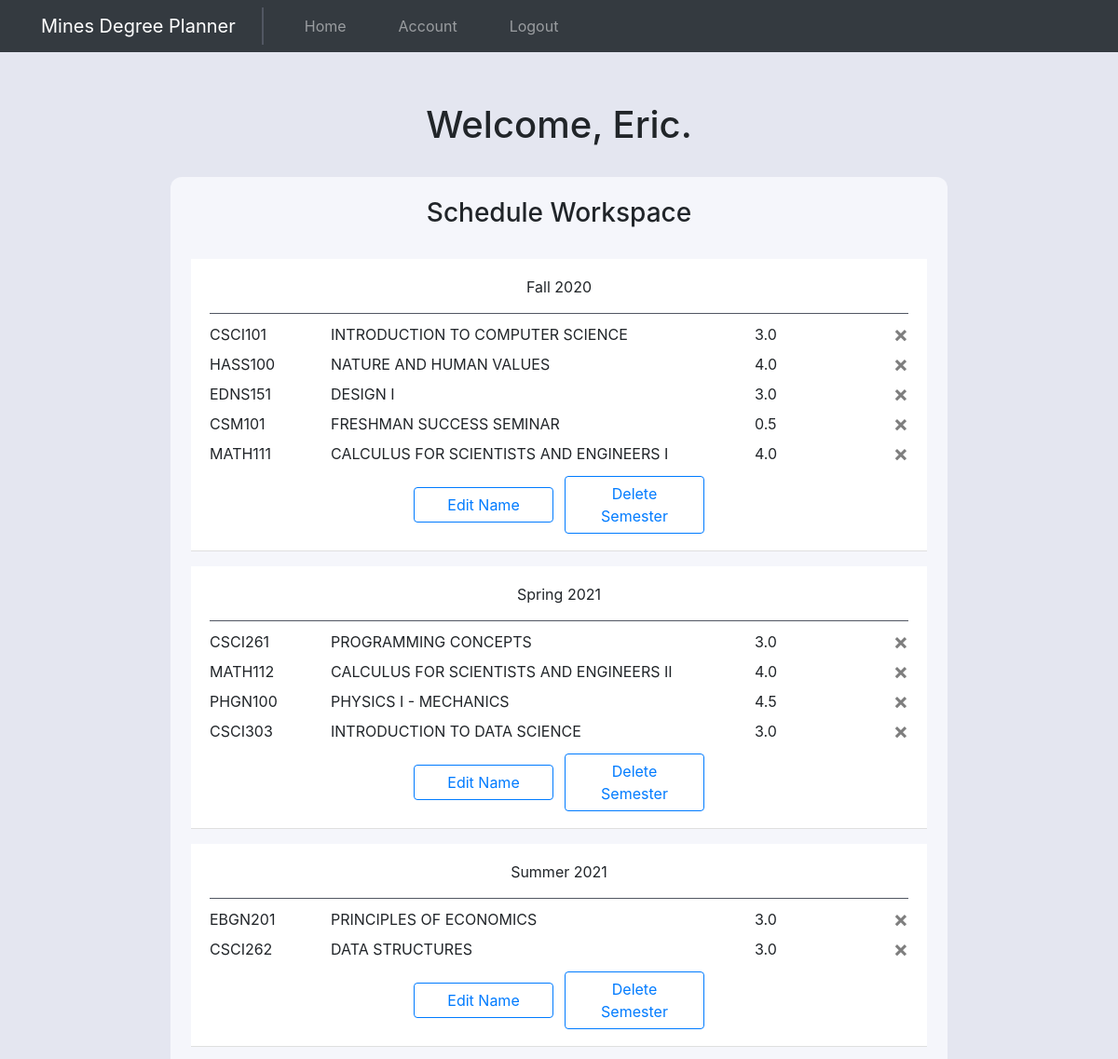
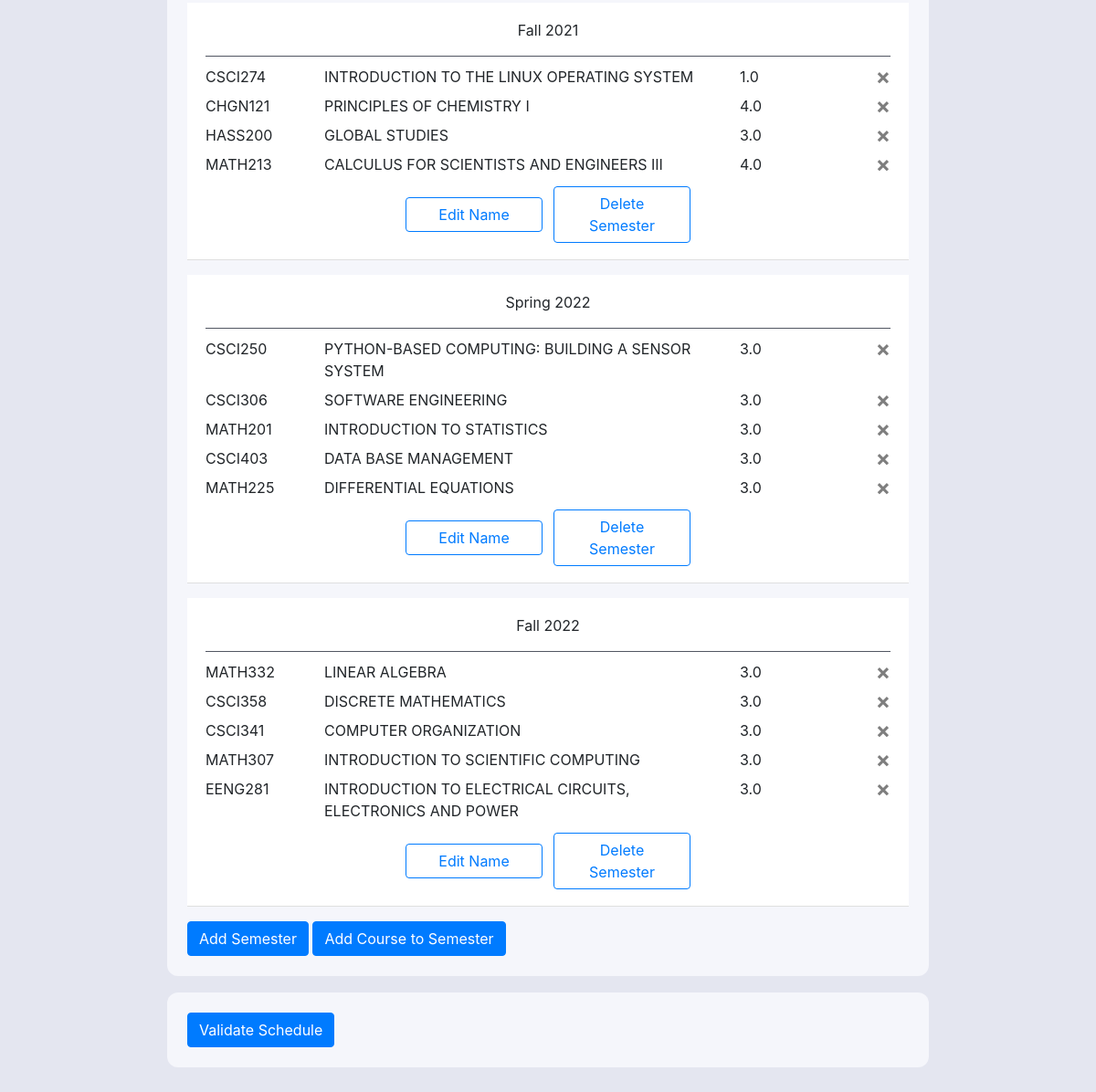
Screenshot of / (signed in) with the database file from the repository (2 pictures, top to bottom).
### website/models.py (models this page shows)
class User(db.Model, UserMixin):
    id = db.Column(db.Integer, primary_key=True)
    cwid = db.Column(db.Integer, unique=True)
    email = db.Column(db.String(150), unique=True)
    password = db.Column(db.String(150))
    first_name = db.Column(db.String(150))
    last_name = db.Column(db.String(150))
    major = db.Column(db.String(150))
    credits_taken = db.Column(db.String(10))
    class_standing = db.Column(db.String(10))
    courses = db.relationship('Course')
    semesters = db.relationship('Semester')
    num_semesters = db.Column(db.Integer)

class Semester(db.Model):
    id = db.Column(db.Integer, primary_key=True)
    semester_name = db.Column(db.String(64))
    user_id = db.Column(db.Integer, db.ForeignKey('user.id'))
    semester_number = db.Column(db.Integer)
    courses = db.relationship('Course')

class Course(db.Model):
    id = db.Column(db.Integer, primary_key=True)
    department = db.Column(db.String(4))
    course_number = db.Column(db.String(3))
    course_name = db.Column(db.String(500))
    credit_hours = db.Column(db.String(10))
    is_taken = db.Column(db.String(5))
    user_id = db.Column(db.Integer, db.ForeignKey('user.id'))
    semester_id = db.Column(db.Integer, db.ForeignKey('semester.id'))

### website/views.py (the view, shortened to what this page needs)
@views.route('/', methods=['GET', 'POST'])
@login_required
def home():
    return render_template("home.html", user=current_user)

### website/__init__.py (called while the page is built)
def create_app():
    app = Flask(__name__)
    app.config['SECRET_KEY'] = 'josiefnapwpawoj'
    app.config['SQLALCHEMY_DATABASE_URI'] = f'sqlite:///{DB_NAME}'
    db.init_app(app)
    from .views import views
    from .auth import auth
    app.register_blueprint(views, url_prefix="/")
    app.register_blueprint(auth, url_prefix="/")
    from .models import User, Course, Semester
    create_database(app)
    login_manager = LoginManager()
    login_manager.login_view = 'auth.login'
    login_manager.init_app(app)
    @login_manager.user_loader
    def load_user(id):
        return User.query.get(int(id))
    return app

### website/templates/home.html (shortened to what this page needs)
{% extends "base.html" %} {% block title %}Home{% endblock %} {% block content%}
<br />
<h1 style="text-align: center; margin-bottom: 32px">
    Welcome, {{user.first_name}}.
</h1>
<section class="semester-form-section">
    <h3 align="center">Schedule Workspace</h3>
    <ul class="list-group list-group-flush courses-taken-list" id="notes">
        {% for semester in user.semesters %}
        <li class="list-group-item semester-row">
            <div class="row semester-title-row">
                <div class="col" align="center">{{semester.semester_name}}</div>
            </div>
            {% if semester.courses %}
            <div class="padding-above-courses"></div>
            {% endif %}
            {% for course in semester.courses %}
            <div class="row semester-course-entry">
                <div class="col-sm-2">
                    {{course.department}}{{course.course_number}}
                </div>
                <div class="col-md-7">{{course.course_name}}</div>
                <div class="col-sm-2">{{course.credit_hours}}</div>
                <div class="col-sm-1">
                    <button
                        type="button"
                        class="close"
                        onClick="deleteCourseFromSemester({{ course.id }}, {{ semester.id }});"
                    >
                        <span aria-hidden="true">&times;</span>
                    </button>
                </div>
            </div>
            {% endfor %}
            <div class="row">
                <div class="col-sm-12 edit-semester-name-row">
                    <button
                        type="button"
                        class="btn btn-outline-primary edit-semester-name-btn"
                        data-toggle="modal"
                        data-target="#editSemesterNameModal"
                        onClick="renameSemesterSelector({{ semester.id }});"
                    >
                        Edit Name
                    </button>
                    <button
                        type="button"
                        class="btn btn-outline-primary add-semester-btn delete-semester-btn"
                        onClick="deleteSemester({{ semester.id }})"
                    >
                        <span aria-hidden="true">Delete Semester</span>
                    </button>
                </div>
            </div>
        </li>
        {% endfor %}
    </ul>
    <button
        type="button"
        class="btn btn-primary add-semester-btn"
        onClick="addSemester()"
    >
        <span aria-hidden="true">Add Semester</span>
    </button>
    <button
        type="button"
        class="btn btn-primary add-semester-btn"
        data-toggle="modal"
        data-target="#addCourseModal"
    >
        Add Course to Semester
    </button>
</section>
<section class="validate-semester-section">
    <button
        type="button"
        class="btn btn-primary"
        onClick="validateSchedule( {{ user.id }} );"
    >
        <span aria-hidden="true">Validate Schedule</span>
    </button>
</section>
{% endblock %}

### website/static/style.css (style rules this page uses)
:root { --very-light-blue: #f5f6fb; --darker-color: #e4e6f0; }
body { background-color: var(--darker-color); }
body { display: flex; flex-direction: column; }
.semester-form-section { padding: 22px; border-radius: 12px; background-color: var(--very-light-blue); margin-bottom: 18px; }
.validate-semester-section { padding: 22px; border-radius: 12px; background-color: var(--very-light-blue); margin-bottom: 18px; }
.courses-taken-list { margin-top: 16px; }
.add-semester-btn { margin-top: 16px !important; }
.semester-row { margin-top: 16px; }
.semester-title-row { padding: 6px 0px; }
.padding-above-courses { margin-top: 10px; border-bottom: 0.5px solid #515662; margin-bottom: 10px; }
.semester-course-entry { margin-top: 8px; }
.edit-semester-name-row { display: flex; flex-direction: row; align-items: center; justify-content: center !important; }
.edit-semester-name-btn { align-self: center; justify-self: center; margin-top: 12px !important; margin-bottom: 6px !important; margin-right: 6px; width: 150px; }
.delete-semester-btn { align-self: center; justify-self: center; margin-top: 12px !important; margin-bottom: 6px !important; margin-left: 6px; width: 150px; }

### rows the page displays
User: first_name "Eric"
Semester: semester_name "Fall 2020"
Course: department "CSCI", course_number "101", course_name "INTRODUCTION TO COMPUTER SCIENCE", credit_hours "3.0"
Course: department "HASS", course_number "100", course_name "NATURE AND HUMAN VALUES", credit_hours "4.0"
Course: department "EDNS", course_number "151", course_name "DESIGN I", credit_hours "3.0"
Course: department "CSM", course_number "101", course_name "FRESHMAN SUCCESS SEMINAR", credit_hours "0.5"
Course: department "MATH", course_number "111", course_name "CALCULUS FOR SCIENTISTS AND ENGINEERS I", credit_hours "4.0"
Semester: semester_name "Spring 2021"
Course: department "CSCI", course_number "261", course_name "PROGRAMMING CONCEPTS", credit_hours "3.0"
Course: department "MATH", course_number "112", course_name "CALCULUS FOR SCIENTISTS AND ENGINEERS II", credit_hours "4.0"
Course: department "PHGN", course_number "100", course_name "PHYSICS I - MECHANICS", credit_hours "4.5"
Course: department "CSCI", course_number "303", course_name "INTRODUCTION TO DATA SCIENCE", credit_hours "3.0"
Semester: semester_name "Summer 2021"
Course: department "EBGN", course_number "201", course_name "PRINCIPLES OF ECONOMICS", credit_hours "3.0"
Course: department "CSCI", course_number "262", course_name "DATA STRUCTURES", credit_hours "3.0"
Semester: semester_name "Fall 2021"
Course: department "CSCI", course_number "274", course_name "INTRODUCTION TO THE LINUX OPERATING SYSTEM", credit_hours "1.0"
Course: department "CHGN", course_number "121", course_name "PRINCIPLES OF CHEMISTRY I", credit_hours "4.0"
Course: department "HASS", course_number "200", course_name "GLOBAL STUDIES", credit_hours "3.0"
Course: department "MATH", course_number "213", course_name "CALCULUS FOR SCIENTISTS AND ENGINEERS III", credit_hours "4.0"
Semester: semester_name "Spring 2022"
Course: department "CSCI", course_number "250", course_name "PYTHON-BASED COMPUTING: BUILDING A SENSOR SYSTEM", credit_hours "3.0"
Course: department "CSCI", course_number "306", course_name "SOFTWARE ENGINEERING", credit_hours "3.0"
Course: department "MATH", course_number "201", course_name "INTRODUCTION TO STATISTICS", credit_hours "3.0"
Course: department "CSCI", course_number "403", course_name "DATA BASE MANAGEMENT", credit_hours "3.0"
Course: department "MATH", course_number "225", course_name "DIFFERENTIAL EQUATIONS", credit_hours "3.0"
Semester: semester_name "Fall 2022"
Course: department "MATH", course_number "332", course_name "LINEAR ALGEBRA", credit_hours "3.0"
Course: department "CSCI", course_number "358", course_name "DISCRETE MATHEMATICS", credit_hours "3.0"
Course: department "CSCI", course_number "341", course_name "COMPUTER ORGANIZATION", credit_hours "3.0"
Course: department "MATH", course_number "307", course_name "INTRODUCTION TO SCIENTIFIC COMPUTING", credit_hours "3.0"
Course: department "EENG", course_number "281", course_name "INTRODUCTION TO ELECTRICAL CIRCUITS, ELECTRONICS AND POWER", credit_hours "3.0"
